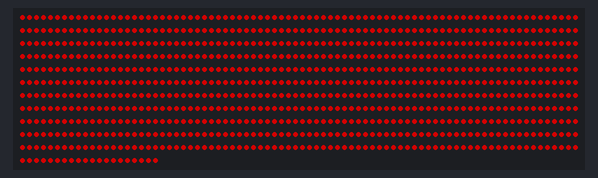
The sketch below on a simulated ESP32. Parts: 900 RGB LEDs in strip order, left to right, continuing on the next row. Dim RGB values are drawn brighter than linear; WiFi joins after 1.5 s; servers stay silent unless stated; what the sketch prints to the serial monitor is not drawn.

Above: at 0.1 s.
At 0.6 s:
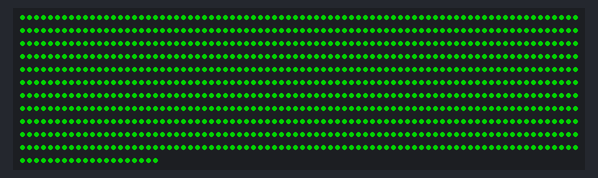
At 1.32 s:
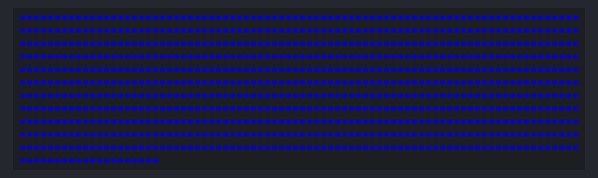

The sketch:

Artnet2Neopixel.ino
```cpp
#include <NeoPixelBus.h>
#include <WiFi.h>
#include <WiFiUdp.h>

#define PIN        12
#define NUMPIXELS (60*15)
const uint16_t UNIVERSE = 0;
const uint16_t CHANNEL = 1;

// WiFi network name and password:
const char * networkName = "SSID";
const char * networkPswd = "PASSWORD";

NeoPixelBus<NeoGrbFeature, Neo800KbpsMethod> strip(NUMPIXELS, PIN);

bool wifiConnected = false;
WiFiUDP udp;

RgbColor red(128, 0, 0);
RgbColor green(0, 128, 0);
RgbColor blue(0, 0, 128);

RgbColor off(0,0,0);

void WiFiEvent(WiFiEvent_t event){
    switch(event) {
      case SYSTEM_EVENT_STA_GOT_IP:
          udp.begin(6454);
          wifiConnected = true;
          Serial.println("Wifi Connected");
          // clear the strip, ready for packets
          strip.ClearTo(off);
          strip.Show();
          break;
      case SYSTEM_EVENT_STA_DISCONNECTED:
          Serial.println("WiFi lost connection");
          wifiConnected = false;
          break;
      default: break;
    }
}

void setup() {
  Serial.begin(115200);

  strip.Begin();
  strip.Show();

  // connect to wifi
  WiFi.disconnect(true);
  WiFi.onEvent(WiFiEvent);
  WiFi.begin(networkName, networkPswd);
}

void setStrip(const RgbColor &c)
{
  for(int i = 0; i < NUMPIXELS;++i)
  {
    strip.SetPixelColor(i,c);
  }
  strip.Show();
}

void parsePacket(char* pkt, size_t s)
{
  if(s < 8)
  {
    Serial.print("Got invalid packet! Size is ");
    Serial.println(s);
    return;
  }

  if(strncmp("Art-Net", pkt, 8) == 0)
  {
    uint16_t opcode = uint16_t(pkt[9] << 8) + pkt[8];
    if(opcode == 0x5000)
    {
      uint16_t universe = uint16_t(pkt[15] << 8) + pkt[14];
      uint16_t length = uint16_t(pkt[17] << 8) + pkt[16];
      if(universe == UNIVERSE && length <= (CHANNEL+2))
      {
        RgbColor col(pkt[18+(CHANNEL-1)], pkt[18+(CHANNEL-1)+1], pkt[18+(CHANNEL-1)+2]);
        setStrip(col);
      }
    }
  }
}

void loop() {
  if(wifiConnected)
  {
      size_t pktSize = udp.parsePacket();
      if(pktSize)
      {
        char* buffer = (char*)malloc(pktSize);
        udp.read(buffer, pktSize);
        parsePacket(buffer, pktSize);
        free(buffer);
      }
  }
  else
  {
    setStrip(red);
    delay(500);
    setStrip(green);
    delay(500);
    setStrip(blue);
    delay(500);
  }
}
```

Measured:
- what the display in image 1 shows lasts 0.5 s, from 0.6 s to 1.1 s
- what the display in image 2 shows lasts 0.4 s, from 1.1 s to 1.5 s
